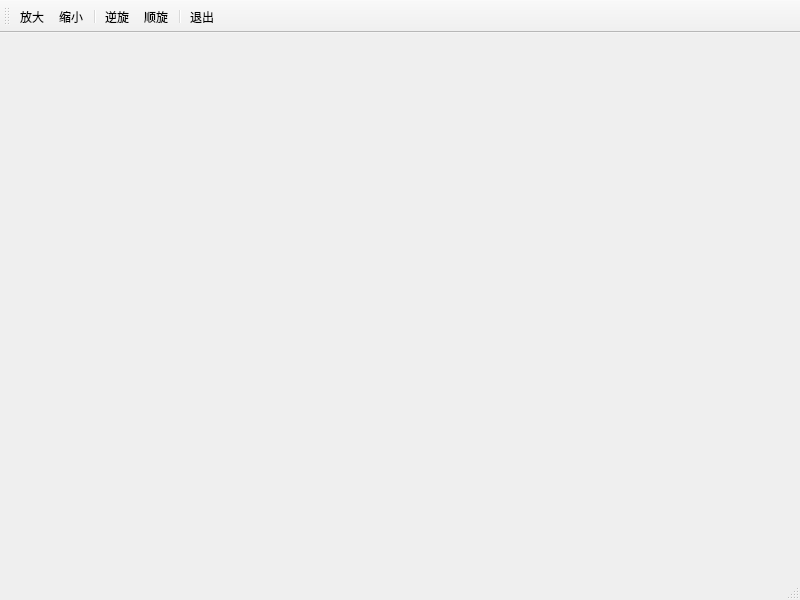
<?xml version="1.0" encoding="UTF-8"?>
<ui version="4.0">
 <class>MainWindow</class>
 <widget class="QMainWindow" name="MainWindow">
  <property name="geometry">
   <rect>
    <x>0</x>
    <y>0</y>
    <width>800</width>
    <height>600</height>
   </rect>
  </property>
  <property name="windowTitle">
   <string>产品图片展示</string>
  </property>
  <property name="windowIcon">
   <iconset resource="main_resources.qrc">
    <normaloff>:/ico/resources/ICO/产品图片显示.png</normaloff>:/ico/resources/ICO/产品图片显示.png</iconset>
  </property>
  <widget class="QWidget" name="centralwidget"/>
  <widget class="QStatusBar" name="statusbar"/>
  <widget class="QToolBar" name="toolBar">
   <property name="minimumSize">
    <size>
     <width>0</width>
     <height>0</height>
    </size>
   </property>
   <property name="maximumSize">
    <size>
     <width>16777215</width>
     <height>50</height>
    </size>
   </property>
   <property name="windowTitle">
    <string>toolBar</string>
   </property>
   <property name="iconSize">
    <size>
     <width>24</width>
     <height>24</height>
    </size>
   </property>
   <property name="toolButtonStyle">
    <enum>Qt::ToolButtonTextUnderIcon</enum>
   </property>
   <attribute name="toolBarArea">
    <enum>TopToolBarArea</enum>
   </attribute>
   <attribute name="toolBarBreak">
    <bool>false</bool>
   </attribute>
   <addaction name="action_enlarge"/>
   <addaction name="action_shrink"/>
   <addaction name="separator"/>
   <addaction name="action_inversion"/>
   <addaction name="action_corotation"/>
   <addaction name="separator"/>
   <addaction name="action_exit"/>
  </widget>
  <action name="action_enlarge">
   <property name="icon">
    <iconset resource="main_resources.qrc">
     <normaloff>:/ico/resources/ICO/放大.png</normaloff>:/ico/resources/ICO/放大.png</iconset>
   </property>
   <property name="text">
    <string>放大</string>
   </property>
   <property name="toolTip">
    <string>放大图片</string>
   </property>
   <property name="shortcut">
    <string>Ctrl+I</string>
   </property>
  </action>
  <action name="action_shrink">
   <property name="icon">
    <iconset resource="main_resources.qrc">
     <normaloff>:/ico/resources/ICO/缩小.png</normaloff>:/ico/resources/ICO/缩小.png</iconset>
   </property>
   <property name="text">
    <string>缩小</string>
   </property>
   <property name="toolTip">
    <string>缩小图片</string>
   </property>
   <property name="shortcut">
    <string>Ctrl+O</string>
   </property>
  </action>
  <action name="action_inversion">
   <property name="icon">
    <iconset resource="main_resources.qrc">
     <normaloff>:/ico/resources/ICO/左旋.png</normaloff>:/ico/resources/ICO/左旋.png</iconset>
   </property>
   <property name="text">
    <string>逆旋</string>
   </property>
   <property name="toolTip">
    <string>逆旋</string>
   </property>
   <property name="shortcut">
    <string>Ctrl+E</string>
   </property>
  </action>
  <action name="action_corotation">
   <property name="icon">
    <iconset resource="main_resources.qrc">
     <normaloff>:/ico/resources/ICO/右旋.png</normaloff>:/ico/resources/ICO/右旋.png</iconset>
   </property>
   <property name="text">
    <string>顺旋</string>
   </property>
   <property name="toolTip">
    <string>正旋</string>
   </property>
   <property name="shortcut">
    <string>Ctrl+R</string>
   </property>
  </action>
  <action name="action_exit">
   <property name="icon">
    <iconset resource="main_resources.qrc">
     <normaloff>:/ico/resources/ICO/退出.png</normaloff>:/ico/resources/ICO/退出.png</iconset>
   </property>
   <property name="text">
    <string>退出</string>
   </property>
   <property name="toolTip">
    <string>退出</string>
   </property>
  </action>
 </widget>
 <resources>
  <include location="main_resources.qrc"/>
 </resources>
 <connections/>
</ui>
